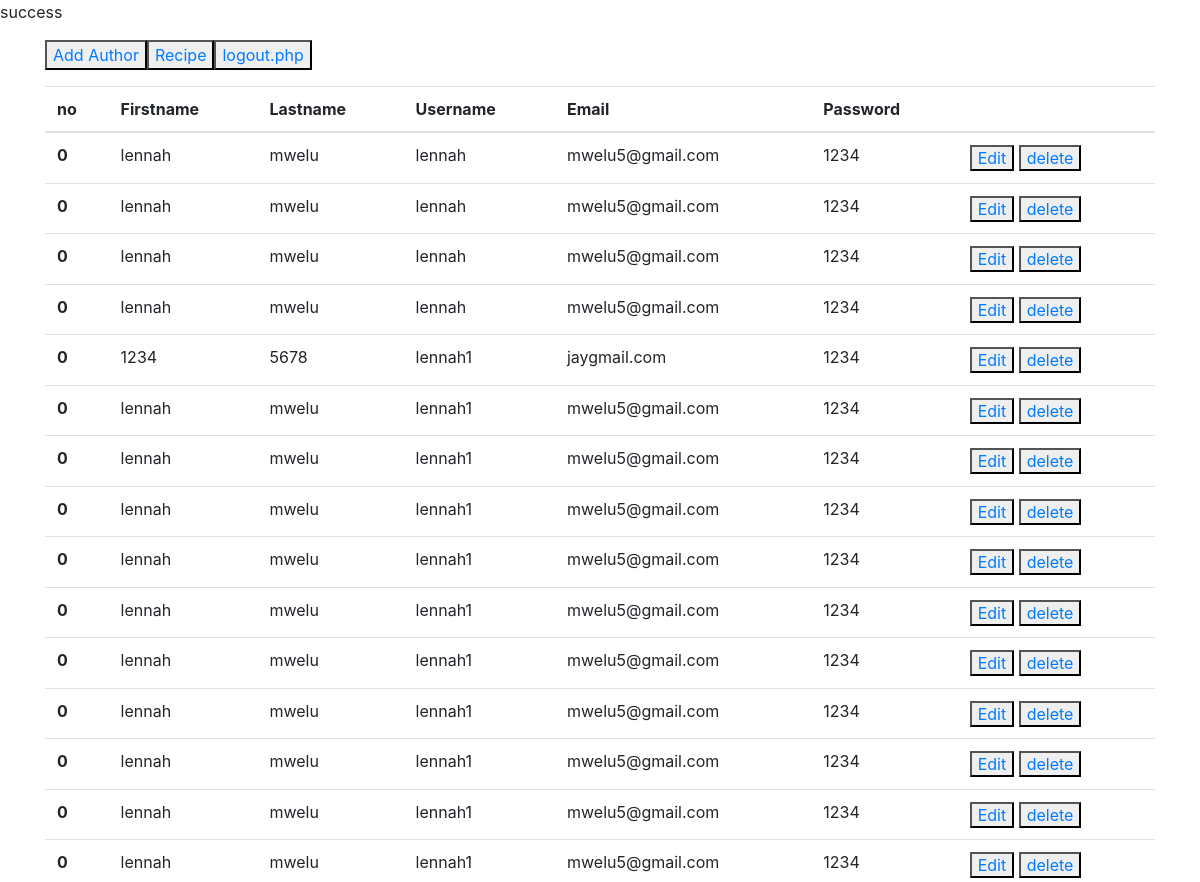
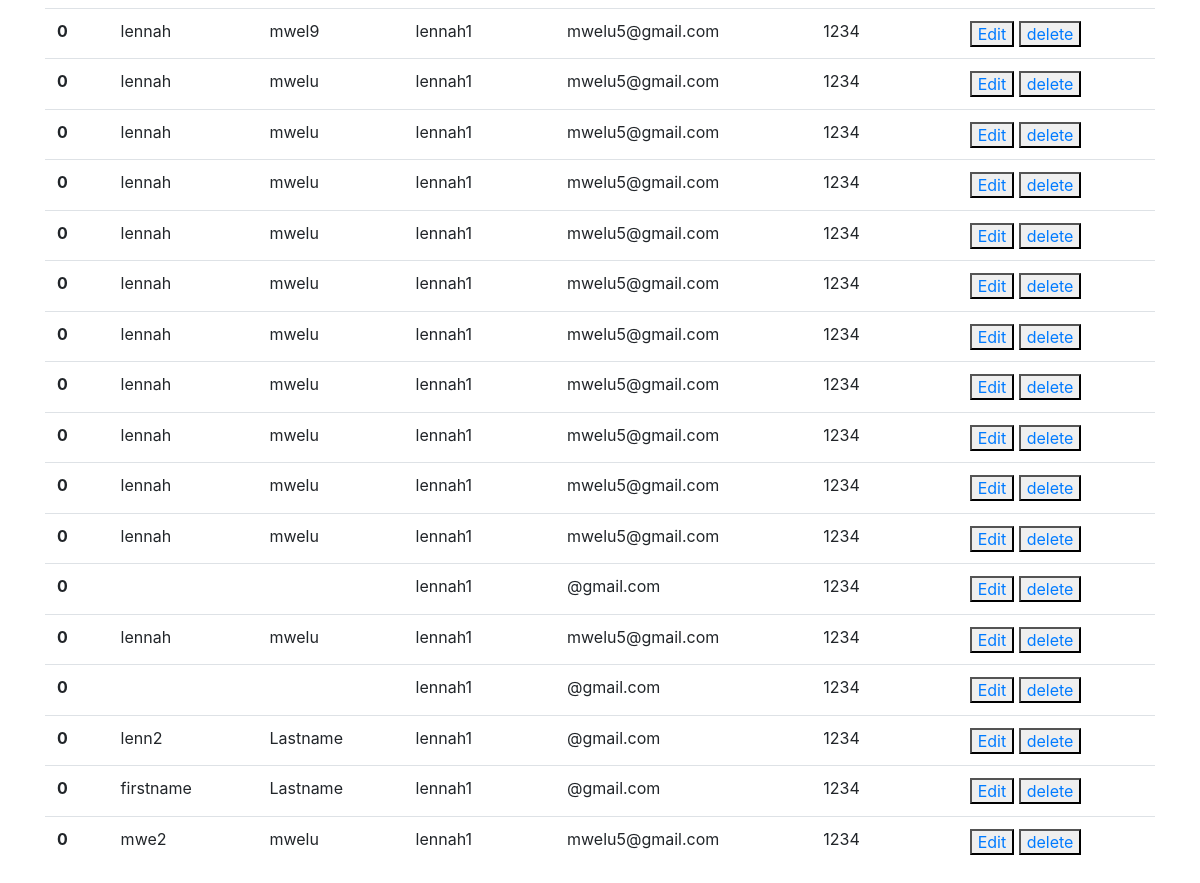
The app's page /projects/signupdisplay.php with its own data (2 pictures, top to bottom).
### tables this page shows
CREATE TABLE `signup` (
  `id` int(255) NOT NULL,
  `Firstname` varchar(255) NOT NULL,
  `Lastname` varchar(255) NOT NULL,
  `username` varchar(255) NOT NULL,
  `Phonenumber` bigint(10) NOT NULL,
  `Email` varchar(255) NOT NULL,
  `password` int(255) NOT NULL
);

### projects/signupdisplay.php (the view, shortened to what this page needs)
<?php
include'connect.php';
 ?>
<!DOCTYPE html>
<html>
<head>
    <link rel="stylesheet" href="https://cdn.jsdelivr.net/npm/bootstrap@4.0.0/dist/css/bootstrap.min.css">
</head>
<body>
	<div class = "container">
		<button><a href="signupform.php">Add Author</a>
      <button><a href="recipedisplay.php">Recipe</a>
		<button class="my-3"><a href="logout.php"class="">logout.php</a>
		</button>
		<table class="table">
  <thead>
    <tr>
      <th scope="col">no</th>
      <th scope="col">Firstname</th>
      <th scope="col">Lastname</th>
      <th scope="col">Username</th>
      <th scope="col">Email</th>
      <th scope="col">Password</th>
      <th scope="col"></th>
    </tr>
  </thead>
  <tbody>
  	<?php
  	$sql = "SELECT * FROM signup";
  	$result = mysqli_query($conn,$sql);
  	if($result){
  		while ($row = mysqli_fetch_assoc($result)) {
			$id = $row['id'];
  			$Firstname =$row['Firstname'];
  			$Lastname=$row['Lastname'];
  			$username=$row['username'];
  			$Email=$row['Email'];
            $password=$row['password'];
  			echo'<tr>
      <th scope="row">'.$id.'</th>
      <td>'.$Firstname.'</td>
      <td>'.$Lastname.'</td>
      <td>'.$username.'</td>
      <td>'.$Email.'</td>
      <td>'.$password.'</td>
      <td>
    	<button><a href="signupupdate.php?
    	updateid='.$id.'">Edit</a></button>
    	<button><a href="signupdelete.php?
    	deleteid='.$id.'">delete</a></button>
    </td>
    </tr>
    <tr>';
  		}
  	}
  	?>
  </tbody>
</table>
	</div>
</body>
</html>

### projects/signupdisplay.php (style rules this page uses)
body { background:; }

### records on screen
signup: id "0", Firstname "lennah", Lastname "mwelu", username "lennah", Email "mwelu5@gmail.com", password "1234"
signup: id "0", Firstname "lennah", Lastname "mwelu", username "lennah", Email "mwelu5@gmail.com", password "1234"
signup: id "0", Firstname "lennah", Lastname "mwelu", username "lennah", Email "mwelu5@gmail.com", password "1234"
signup: id "0", Firstname "lennah", Lastname "mwelu", username "lennah", Email "mwelu5@gmail.com", password "1234"
signup: id "0", Firstname "1234", Lastname "5678", username "lennah1", Email "jaygmail.com", password "1234"
signup: id "0", Firstname "lennah", Lastname "mwelu", username "lennah1", Email "mwelu5@gmail.com", password "1234"
signup: id "0", Firstname "lennah", Lastname "mwelu", username "lennah1", Email "mwelu5@gmail.com", password "1234"
signup: id "0", Firstname "lennah", Lastname "mwelu", username "lennah1", Email "mwelu5@gmail.com", password "1234"
signup: id "0", Firstname "lennah", Lastname "mwelu", username "lennah1", Email "mwelu5@gmail.com", password "1234"
signup: id "0", Firstname "lennah", Lastname "mwelu", username "lennah1", Email "mwelu5@gmail.com", password "1234"
signup: id "0", Firstname "lennah", Lastname "mwelu", username "lennah1", Email "mwelu5@gmail.com", password "1234"
signup: id "0", Firstname "lennah", Lastname "mwelu", username "lennah1", Email "mwelu5@gmail.com", password "1234"
signup: id "0", Firstname "lennah", Lastname "mwelu", username "lennah1", Email "mwelu5@gmail.com", password "1234"
signup: id "0", Firstname "lennah", Lastname "mwelu", username "lennah1", Email "mwelu5@gmail.com", password "1234"
signup: id "0", Firstname "lennah", Lastname "mwelu", username "lennah1", Email "mwelu5@gmail.com", password "1234"
signup: id "0", Firstname "lennah", Lastname "mwel9", username "lennah1", Email "mwelu5@gmail.com", password "1234"
signup: id "0", Firstname "lennah", Lastname "mwelu", username "lennah1", Email "mwelu5@gmail.com", password "1234"
signup: id "0", Firstname "lennah", Lastname "mwelu", username "lennah1", Email "mwelu5@gmail.com", password "1234"
signup: id "0", Firstname "lennah", Lastname "mwelu", username "lennah1", Email "mwelu5@gmail.com", password "1234"
signup: id "0", Firstname "lennah", Lastname "mwelu", username "lennah1", Email "mwelu5@gmail.com", password "1234"
signup: id "0", Firstname "lennah", Lastname "mwelu", username "lennah1", Email "mwelu5@gmail.com", password "1234"
signup: id "0", Firstname "lennah", Lastname "mwelu", username "lennah1", Email "mwelu5@gmail.com", password "1234"
signup: id "0", Firstname "lennah", Lastname "mwelu", username "lennah1", Email "mwelu5@gmail.com", password "1234"
signup: id "0", Firstname "lennah", Lastname "mwelu", username "lennah1", Email "mwelu5@gmail.com", password "1234"
signup: id "0", Firstname "lennah", Lastname "mwelu", username "lennah1", Email "mwelu5@gmail.com", password "1234"
signup: id "0", Firstname "lennah", Lastname "mwelu", username "lennah1", Email "mwelu5@gmail.com", password "1234"
signup: id "0", username "lennah1", Email "@gmail.com", password "1234"
signup: id "0", Firstname "lennah", Lastname "mwelu", username "lennah1", Email "mwelu5@gmail.com", password "1234"
signup: id "0", username "lennah1", Email "@gmail.com", password "1234"
signup: id "0", Firstname "lenn2", Lastname "Lastname", username "lennah1", Email "@gmail.com", password "1234"
signup: id "0", Firstname "firstname", Lastname "Lastname", username "lennah1", Email "@gmail.com", password "1234"
signup: id "0", Firstname "mwe2", Lastname "mwelu", username "lennah1", Email "mwelu5@gmail.com", password "1234"
